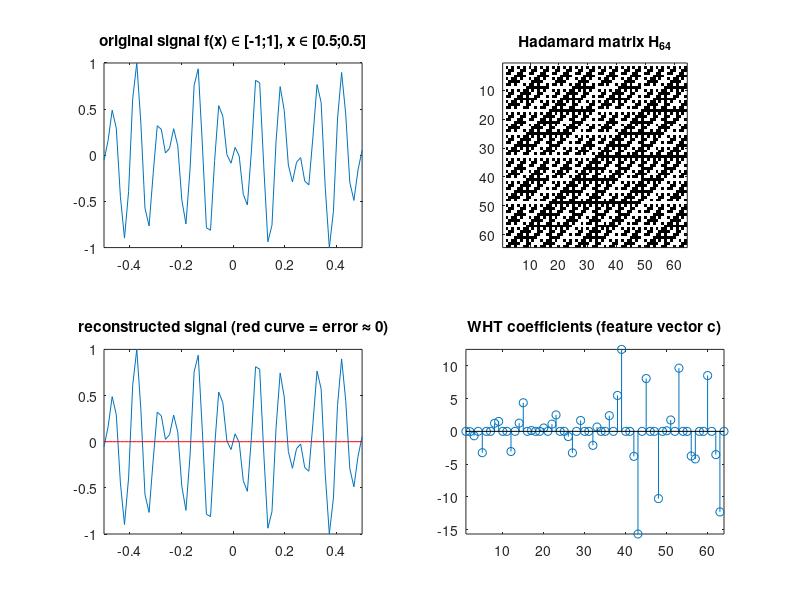

Reproduce this figure in MATLAB.
function walsh_hadamard_transform()
    close all;
    clear all;
    clc;

    % length of signal
    N = 64;
    
    % create a 1D signal f of length N
    x = -0.5:1/(N-1):0.5;
    f = sin(12.345*x) .* cos(67*x);
    f = 2*mat2gray(f)-1; % f now in [-1;1]
    subplot(2,2,1); plot(x,f); title('original signal f(x) \in [-1;1], x \in [0.5;0.5]'); axis([-0.5 0.5 -1 1]);
    
    % create Hadamard matrix of same size^2 (NxN)
    H_2 = [1 1; 1 -1];
    H_cur = H_2;
    subplot(2,2,2); imagesc(H_2); colormap gray; title('Hadamard matrix H_2'); axis image; pause(0.1);
    for i = 2:log(N)/log(2)
        H_cur = kronecker_product(H_cur, H_2);
        imagesc(H_cur); title(['Hadamard matrix H_{' num2str(2^i) '}']); axis image; pause(0.1);
    end
    
    % transform signal
    c = H_cur * f';
    subplot(2,2,4); stem(c); axis([1 N min(c(:)) max(c(:))]); title('WHT coefficients (feature vector c)'); 
    
    % reconstruct (approximated) original signal
    f_rec = H_cur\c; % == inv(H_cur)*c
    subplot(2,2,3); plot(x,f_rec); title('reconstructed signal (red curve = error \approx 0)'); axis([-0.5 0.5 -1 1]);
    hold on;
    plot(x,abs(f_rec-f'), 'r'); % error
    hold off;
end

function K = kronecker_product(A, B)
    K = zeros(size(A) .* size(B));
    for r = 1:size(A,1)
        for c = 1:size(A,2)
            submatrix = A(r,c) * B;
            step = size(B,1);
            K((r-1)*step+1 : r*step, (c-1)*step+1 : c*step) = submatrix;
        end
    end
end
